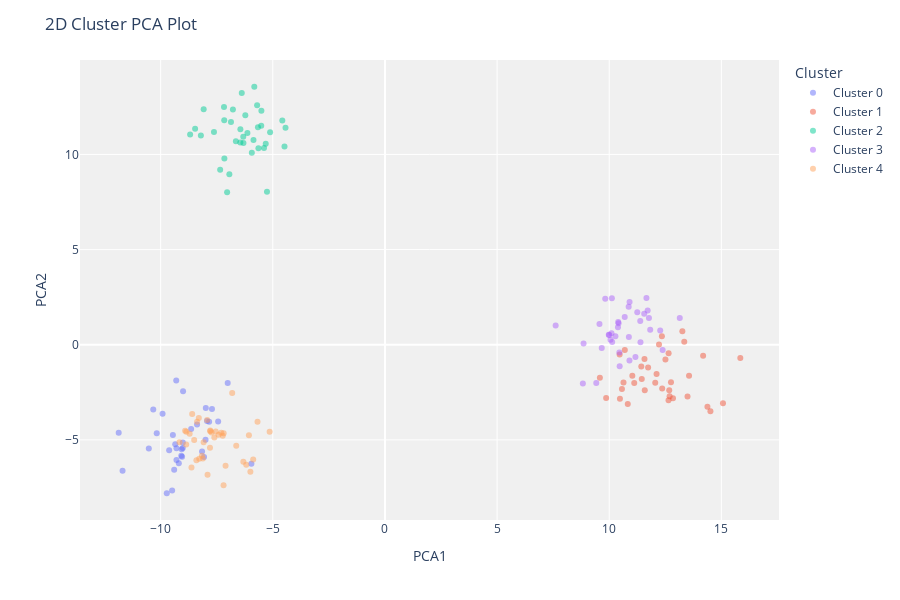

Notebook source saved alongside this figure:
### Markdown cell above
### PCA plot

### Code cell
plot_model(kmeans, plot = 'cluster') #cluster is default

### Figure 1 — Plotly figure (JSON) as saved in the notebook; plotly's stock layout.template omitted (floating-point values rounded to 4 significant figures)
{"data": [{"customdata": [[5.67], [5.765], [6.756], [5.175], [5.898], [9.101], [6.266], [5.463], [6.281], [8.547], [6.911], [7.778], [6.425], [9.498], [7.433], [8.324], [5.897], [5.864], [6.985], [6.934], [5.655], [5.735], [5.482], [5.282], [5.926], [6.419], [6.527], [6.01], [8.094], [7.575], [6.215], [4.716], [7.47], [7.546]], "hovertemplate": "Cluster=Cluster 0<br>PCA1=%{x}<br>PCA2=%{y}<br>Feature=%{customdata[0]}<extra></extra>", "legendgroup": "Cluster 0", "marker": {"color": "#636efa", "opacity": 0.5, "symbol": "circle"}, "mode": "markers", "name": "Cluster 0", "orientation": "v", "showlegend": true, "textposition": "top center", "type": "scatter", "x": [-9.398, -8.067, -7.988, -5.955, -9.015, -8.377, -9.295, -7.934, -9.916, -10.53, -7.839, -9.455, -9.191, -9.621, -10.18, -11.7, -10.33, -9.35, -11.87, -9.046, -9.727, -9.296, -7.713, -7.011, -7.437, -9.489, -8.642, -8.0, -9.083, -9.307, -9.063, -8.154, -9.013, -9.001], "xaxis": "x", "y": [-6.566, -5.896, -3.319, -6.248, -5.425, -4.191, -5.44, -4.006, -3.631, -5.455, -4.042, -4.746, -6.224, -5.542, -4.645, -6.62, -3.396, -5.232, -4.624, -5.887, -7.803, -6.061, -3.38, -2.009, -4.032, -7.665, -4.428, -4.986, -5.836, -1.872, -5.49, -5.608, -5.135, -2.448], "yaxis": "y"}, {"customdata": [[-11.12], [-9.594], [-10.98], [-9.641], [-8.765], [-6.305], [-8.824], [-8.862], [-8.311], [-8.964], [-8.038], [-8.742], [-9.585], [-10.36], [-9.366], [-9.164], [-7.319], [-6.966], [-8.457], [-6.845], [-7.392], [-6.987], [-7.202], [-9.69], [-7.095], [-10.43], [-7.874], [-9.372], [-8.589], [-10.37], [-8.308], [-9.397], [-11.35], [-7.56], [-8.352], [-7.699]], "hovertemplate": "Cluster=Cluster 1<br>PCA1=%{x}<br>PCA2=%{y}<br>Feature=%{customdata[0]}<extra></extra>", "legendgroup": "Cluster 1", "marker": {"color": "#EF553B", "opacity": 0.5, "symbol": "circle"}, "mode": "markers", "name": "Cluster 1", "orientation": "v", "showlegend": true, "textposition": "top center", "type": "scatter", "x": [14.38, 13.56, 13.49, 14.19, 12.75, 11.45, 12.84, 10.83, 11.59, 9.863, 11.03, 11.12, 12.51, 15.84, 12.11, 12.35, 12.22, 11.43, 10.7, 10.64, 10.46, 12.36, 12.05, 10.48, 11.73, 14.51, 12.65, 10.57, 12.69, 13.35, 12.64, 13.26, 15.07, 9.583, 12.68, 11.57], "xaxis": "x", "y": [-3.254, -1.633, -2.718, -0.5746, -1.969, -1.802, -2.812, -3.116, -2.391, -2.796, -1.627, -2.011, -0.7816, -0.6988, -1.538, 0.4473, 0.01565, -1.14, -0.281, -1.981, -0.5085, -2.3, -2.0, -2.841, -1.19, -3.498, -0.4518, -2.331, -2.707, 0.1628, -2.919, 0.7138, -3.079, -1.739, -2.389, -0.7454], "yaxis": "y"}, {"customdata": [[1.989], [5.895], [6.011], [2.845], [3.641], [4.711], [3.08], [5.086], [2.164], [4.402], [4.071], [4.536], [4.144], [4.649], [3.839], [5.602], [2.427], [3.641], [5.509], [5.933], [5.763], [4.73], [4.492], [6.023], [4.452], [6.045], [5.393], [4.473], [3.364], [2.519], [3.972], [4.073], [3.343], [5.209], [5.333], [4.847]], "hovertemplate": "Cluster=Cluster 2<br>PCA1=%{x}<br>PCA2=%{y}<br>Feature=%{customdata[0]}<extra></extra>", "legendgroup": "Cluster 2", "marker": {"color": "#00cc96", "opacity": 0.5, "symbol": "circle"}, "mode": "markers", "name": "Cluster 2", "orientation": "v", "showlegend": true, "textposition": "top center", "type": "scatter", "x": [-6.865, -6.449, -8.207, -5.315, -6.938, -6.226, -5.862, -6.317, -5.121, -8.688, -7.166, -7.348, -5.641, -6.385, -4.433, -5.393, -6.31, -5.662, -8.465, -6.646, -6.133, -5.826, -7.038, -6.779, -4.48, -7.624, -7.159, -5.7, -5.26, -4.577, -7.177, -6.446, -5.509, -5.935, -8.083, -5.516], "xaxis": "x", "y": [11.7, 10.63, 10.99, 10.56, 8.959, 12.06, 10.76, 10.93, 11.16, 11.04, 11.8, 9.19, 10.32, 13.22, 11.4, 10.34, 10.6, 11.42, 11.34, 10.7, 11.12, 13.56, 8.016, 12.35, 10.41, 11.17, 9.789, 12.58, 8.041, 11.79, 12.49, 11.32, 12.29, 10.08, 12.37, 11.51], "yaxis": "y"}, {"customdata": [[-2.247], [-1.966], [-1.425], [-4.936], [-3.3], [-1.199], [0.5622], [-2.531], [-2.348], [-2.095], [-4.125], [-1.436], [-3.755], [-4.409], [-2.16], [-3.587], [-3.7], [1.538], [-3.195], [-2.722], [-4.303], [-2.582], [-2.785], [-3.257], [-3.023], [-3.128], [-2.764], [-1.701], [-0.9807], [-1.119], [-2.82], [-0.863], [-1.369], [-1.554], [-5.077], [-2.703]], "hovertemplate": "Cluster=Cluster 3<br>PCA1=%{x}<br>PCA2=%{y}<br>Feature=%{customdata[0]}<extra></extra>", "legendgroup": "Cluster 3", "marker": {"color": "#ab63fa", "opacity": 0.5, "symbol": "circle"}, "mode": "markers", "name": "Cluster 3", "orientation": "v", "showlegend": true, "textposition": "top center", "type": "scatter", "x": [11.17, 10.42, 10.06, 11.66, 11.38, 13.15, 9.565, 8.855, 11.56, 10.1, 10.45, 10.88, 11.71, 12.38, 9.666, 12.27, 11.39, 7.612, 9.423, 10.91, 11.25, 9.822, 10.9, 10.12, 10.13, 10.87, 10.69, 9.997, 8.824, 10.4, 10.28, 9.98, 10.47, 11.83, 11.77, 10.39], "xaxis": "x", "y": [-0.6408, 1.128, 0.2594, 2.45, 1.245, 1.4, 1.093, 0.06539, 1.628, 0.6068, -0.409, 0.4027, 1.796, -0.2774, -0.1672, 0.7455, 0.1261, 1.005, -2.01, 2.241, 1.703, 2.416, -0.8331, 2.443, 0.1479, 1.994, 1.461, 0.5111, -2.041, 1.192, 0.4395, 0.5246, -1.126, 0.7851, 1.408, 0.9171], "yaxis": "y"}, {"customdata": [[1.726], [0.5901], [3.644], [0.9461], [3.021], [0.8176], [1.563], [3.532], [0.8755], [1.011], [1.808], [2.086], [1.047], [2.825], [1.43], [3.61], [2.282], [1.507], [2.752], [3.698], [3.253], [2.641], [0.5934], [2.381], [4.525], [2.183], [3.059], [1.381], [3.701], [1.072], [3.495], [3.159], [3.563], [3.424], [3.242], [0.932], [3.434], [4.089]], "hovertemplate": "Cluster=Cluster 4<br>PCA1=%{x}<br>PCA2=%{y}<br>Feature=%{customdata[0]}<extra></extra>", "legendgroup": "Cluster 4", "marker": {"color": "#FFA15A", "opacity": 0.5, "symbol": "circle"}, "mode": "markers", "name": "Cluster 4", "orientation": "v", "showlegend": true, "textposition": "top center", "type": "scatter", "x": [-8.299, -8.084, -9.16, -7.107, -8.119, -5.875, -8.279, -8.91, -6.314, -5.141, -7.232, -8.863, -6.185, -7.607, -6.066, -6.0, -7.301, -8.159, -8.857, -7.927, -8.596, -6.631, -7.191, -7.419, -8.708, -8.377, -8.506, -5.682, -8.406, -7.789, -7.547, -7.802, -7.91, -6.811, -7.791, -7.196, -7.734, -8.626], "xaxis": "x", "y": [-3.853, -5.127, -5.124, -6.36, -5.976, -6.029, -5.994, -4.516, -6.145, -4.569, -4.78, -5.239, -6.3, -4.875, -4.75, -6.67, -4.628, -5.832, -4.574, -3.955, -3.635, -5.313, -4.656, -4.729, -4.683, -4.042, -5.007, -4.04, -6.071, -4.5, -4.556, -5.409, -6.83, -2.533, -4.542, -7.381, -4.607, -6.451], "yaxis": "y"}], "layout": {"height": 600, "legend": {"title": {"text": "Cluster"}, "tracegroupgap": 0}, "margin": {"t": 60}, "plot_bgcolor": "rgb(240,240,240)", "title": {"text": "2D Cluster PCA Plot"}, "xaxis": {"anchor": "y", "domain": [0, 1], "title": {"text": "PCA1"}}, "yaxis": {"anchor": "x", "domain": [0, 1], "title": {"text": "PCA2"}}}}
